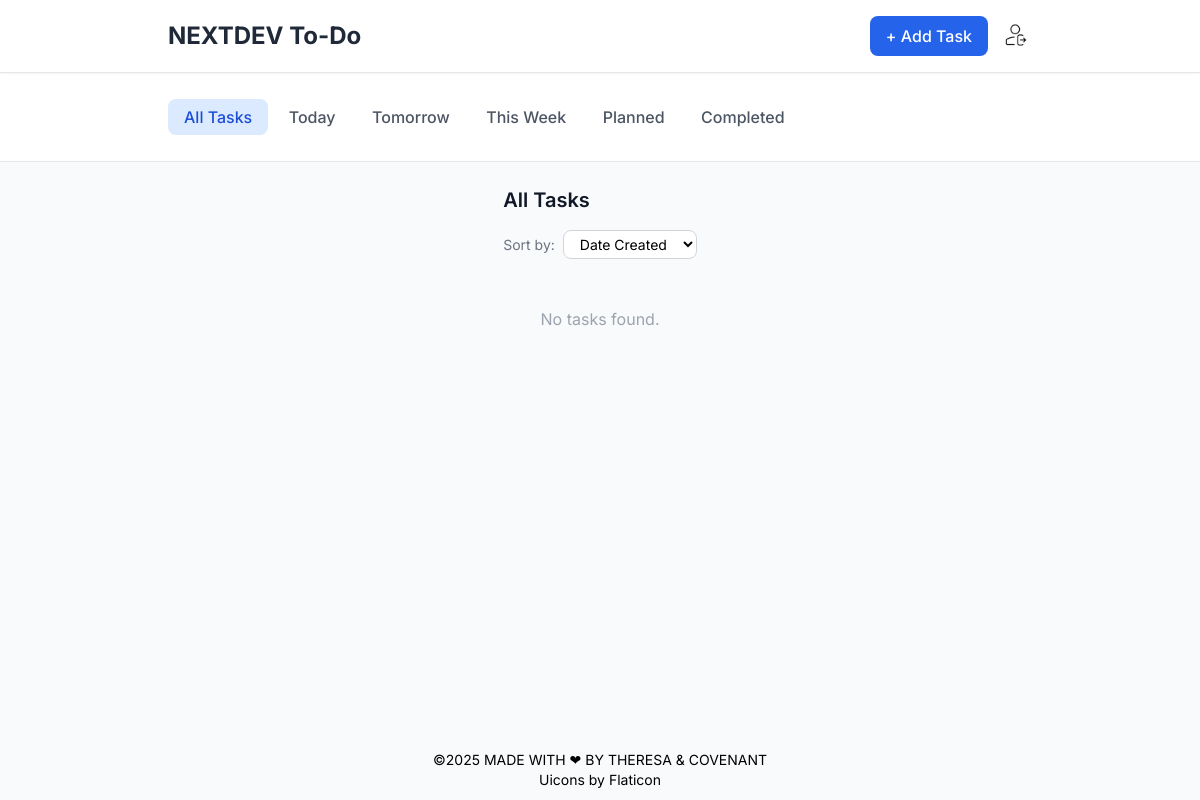
The page /todo/alltasks/ (signed in) on the database as committed earlier.
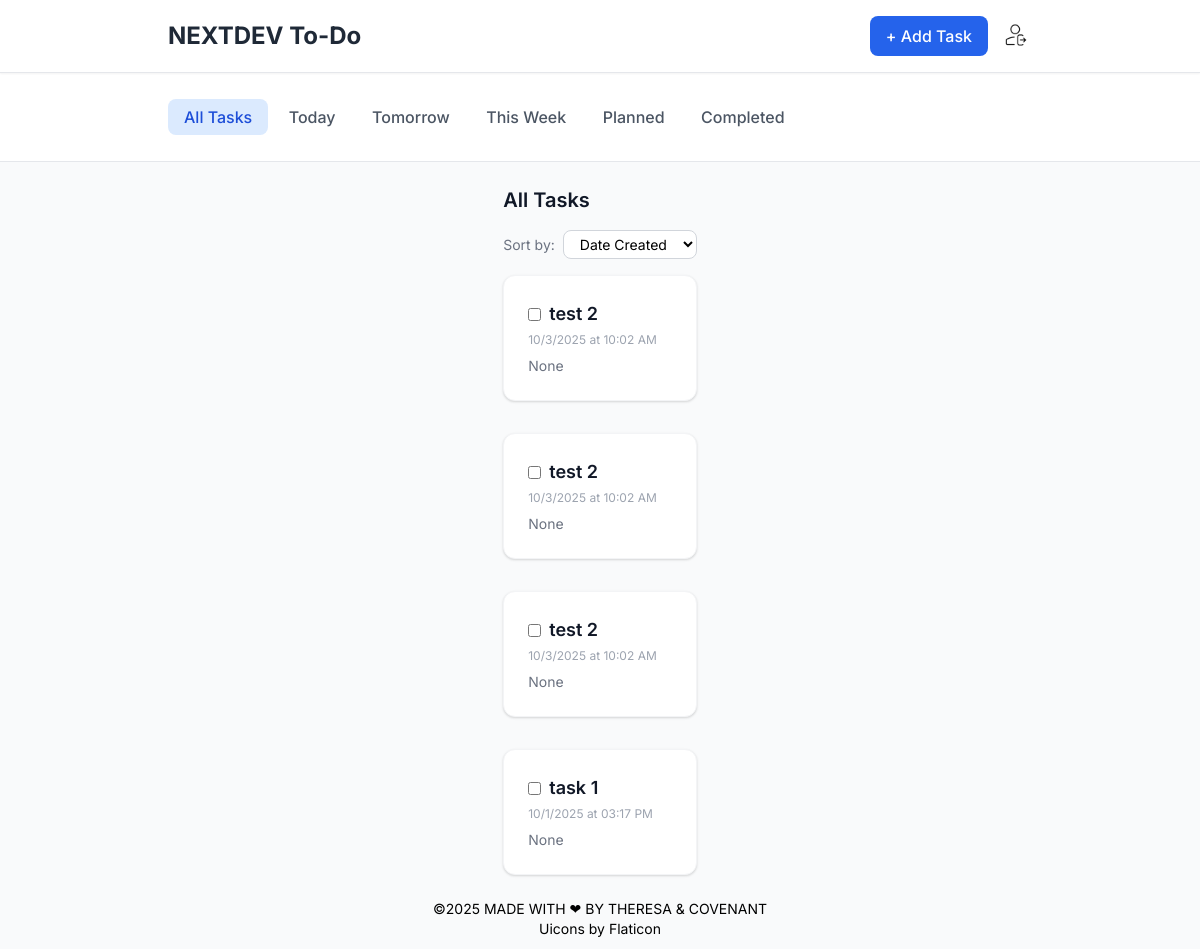
The same page on the database as committed later.
### todolist/models.py (models this page shows, shortened)
class Task(models.Model):
    user = models.ForeignKey(User, on_delete=models.CASCADE) # link to user
    priority_choices = [
        ('L', 'Low'),
        ('M', 'Medium'),
        ('H', 'High'),
    ]
    title = models.CharField(max_length=255)
    description = models.TextField(blank=True, null=True)
    completed = models.BooleanField(default=False)
    priority = models.CharField(
        max_length=1,
        choices=priority_choices,
        default='M',
    )
    due_date = models.DateTimeField(blank=True, null=True)
    created_at = models.DateTimeField(auto_now_add=True)
    updated_at = models.DateTimeField(auto_now=True)
    parent_task = models.ForeignKey(
        'self',
        on_delete=models.CASCADE,
        related_name='subtasks',
        blank=True,
        null=True,
    )

### todolist/views.py (the view, shortened to what this page needs)
# urls.py: path('alltasks/', views.tasklist, name='task_list'),
@login_required
def tasklist(request):
    sort = request.GET.get('sort', 'created')
    now = timezone.now()
    today = now.date()
    tomorrow = today + timedelta(days=1)
    week_end = today + timedelta(days=7)
    page = request.resolver_match.url_name
    if page == 'completed':
        alltasks = Task.objects.filter(user=request.user).none() # No active tasks
        completedtasks = Task.objects.filter(user=request.user, completed=True, parent_task__isnull=True).prefetch_related('subtasks')
    else:
        alltasks = Task.objects.filter(user=request.user, completed=False, parent_task__isnull=True).prefetch_related('subtasks')
        completedtasks = Task.objects.filter(user=request.user, completed=True, parent_task__isnull=True).prefetch_related('subtasks')
    if page == 'today':
        alltasks = alltasks.filter(due_date__date=today)
        completedtasks = completedtasks.filter(due_date__date=today)
    elif page == 'tomorrow':
        alltasks = alltasks.filter(due_date__date=tomorrow)
        completedtasks = completedtasks.filter(due_date__date=tomorrow)
    elif page == 'this_week':
        alltasks = alltasks.filter(due_date__date__gte=today, due_date__date__lte=week_end)
        completedtasks = completedtasks.filter(due_date__date__gte=today, due_date__date__lte=week_end)
    elif page == 'planned':
        alltasks = alltasks.filter(due_date__date__gt=week_end)
        completedtasks = completedtasks.filter(due_date__date__gt=week_end)
    if sort == 'priority':
        alltasks = alltasks.order_by('-priority', '-id')
        completedtasks = completedtasks.order_by('-priority', '-id')
    elif sort == 'due_date':
        alltasks = alltasks.order_by('due_date', '-id')
        completedtasks = completedtasks.order_by('due_date', '-id')
    elif sort == 'title':
        alltasks = alltasks.order_by('title', '-id')
        completedtasks = completedtasks.order_by('title', '-id')
    else:  # default: created
        alltasks = alltasks.order_by('-id')
        completedtasks = completedtasks.order_by('-id')
    return render(request, 'task_list.html', {
        'alltasks': alltasks,
        'completedtasks': completedtasks,
        'page': page,
    })

### todolist/templates/task_list.html (shortened to what this page needs)
{% extends 'main.html' %}
{% load static %}
{% block content %}
<div class="space-y-8">
  {% for task in alltasks %}
    <div class="bg-white rounded-xl shadow border border-gray-100 p-6 flex flex-col gap-2">
      <div class="flex items-start justify-between">
        <div>
          <div class="flex items-center gap-2">
            <form method="POST" class="inline-flex items-center" style="margin: 0;">
              <input type="checkbox" class="accent-blue-600" {% if task.completed %}checked{% endif %} onchange="this.form.submit()">
            </form>
            <span class="font-semibold text-gray-900 text-lg">{{ task.title }}</span>
          </div>
          <div class="text-xs text-gray-400 mt-1">
            {{ task.due_date|date:"n/j/Y \\a\\t h:i A" }}
          </div>
          <div class="text-sm text-gray-500 mt-2">{{ task.description }}</div>
        </div>
      </div>
    </div>
  {% empty %}
    <div class="text-gray-400 text-center py-8">No tasks found.</div>
  {% endfor %}
</div>
{% endblock %}

Rows that differ between the two databases and show on the page:
added Task: title "test 2", due_date "10/3/2025 at 10:02 AM", description "None"
added Task: title "test 2", due_date "10/3/2025 at 10:02 AM", description "None"
added Task: title "test 2", due_date "10/3/2025 at 10:02 AM", description "None"
added Task: title "task 1", due_date "10/1/2025 at 03:17 PM", description "None"
Other text that changed with them:
text no longer shown: "No tasks found."
